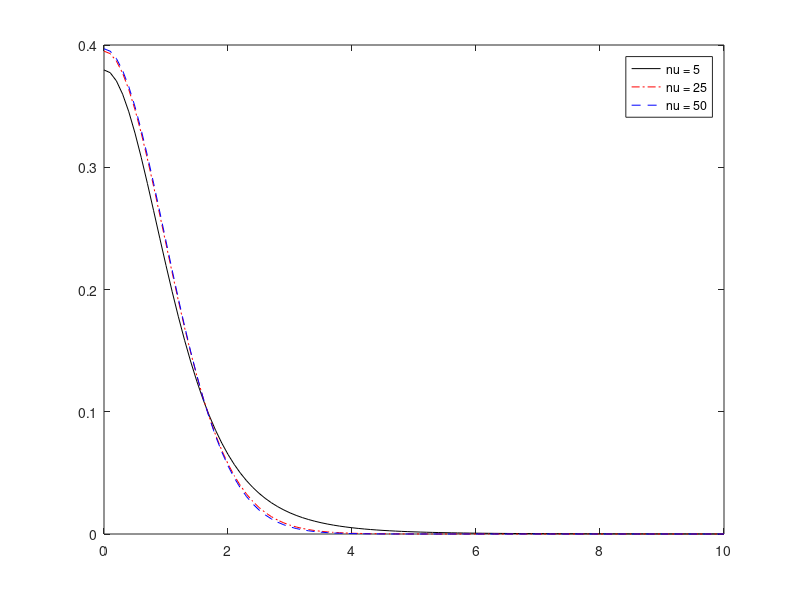

MATLAB code to generate this figure:
x = [0:.1:10];
y1 = tpdf(x,5);   % For nu = 5
y2 = tpdf(x,25);  % For nu = 25
y3 = tpdf(x,50);  % For nu = 50

figure;
plot(x,y1,'Color','black','LineStyle','-')
hold on
plot(x,y2,'Color','red','LineStyle','-.')
plot(x,y3,'Color','blue','LineStyle','--')
legend({'nu = 5','nu = 25','nu = 50'})
hold off